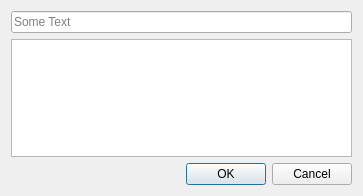
<?xml version="1.0" encoding="UTF-8"?>
<ui version="4.0">
 <class>Prompt</class>
 <widget class="QDialog" name="Prompt">
  <property name="geometry">
   <rect>
    <x>0</x>
    <y>0</y>
    <width>363</width>
    <height>196</height>
   </rect>
  </property>
  <property name="windowTitle">
   <string>Dialog</string>
  </property>
  <property name="windowIcon">
   <iconset resource="resources.qrc">
    <normaloff>:/icons/QBullet.png</normaloff>:/icons/QBullet.png</iconset>
  </property>
  <layout class="QVBoxLayout" name="verticalLayout">
   <item>
    <widget class="QLineEdit" name="txtTitle">
     <property name="toolTip">
      <string>blargh</string>
     </property>
     <property name="statusTip">
      <string>blargh</string>
     </property>
     <property name="placeholderText">
      <string>Some Text</string>
     </property>
    </widget>
   </item>
   <item>
    <widget class="QPlainTextEdit" name="txtTextBlock">
     <property name="documentTitle">
      <string>Document Title?</string>
     </property>
    </widget>
   </item>
   <item>
    <layout class="QHBoxLayout" name="horizontalLayout">
     <item>
      <spacer name="horizontalSpacer">
       <property name="orientation">
        <enum>Qt::Horizontal</enum>
       </property>
       <property name="sizeHint" stdset="0">
        <size>
         <width>40</width>
         <height>20</height>
        </size>
       </property>
      </spacer>
     </item>
     <item>
      <widget class="QDialogButtonBox" name="buttonBox">
       <property name="orientation">
        <enum>Qt::Horizontal</enum>
       </property>
       <property name="standardButtons">
        <set>QDialogButtonBox::Cancel|QDialogButtonBox::Ok</set>
       </property>
      </widget>
     </item>
    </layout>
   </item>
  </layout>
 </widget>
 <resources>
  <include location="resources.qrc"/>
 </resources>
 <connections>
  <connection>
   <sender>buttonBox</sender>
   <signal>accepted()</signal>
   <receiver>Prompt</receiver>
   <slot>accept()</slot>
   <hints>
    <hint type="sourcelabel">
     <x>248</x>
     <y>254</y>
    </hint>
    <hint type="destinationlabel">
     <x>157</x>
     <y>274</y>
    </hint>
   </hints>
  </connection>
  <connection>
   <sender>buttonBox</sender>
   <signal>rejected()</signal>
   <receiver>Prompt</receiver>
   <slot>reject()</slot>
   <hints>
    <hint type="sourcelabel">
     <x>316</x>
     <y>260</y>
    </hint>
    <hint type="destinationlabel">
     <x>286</x>
     <y>274</y>
    </hint>
   </hints>
  </connection>
 </connections>
</ui>
